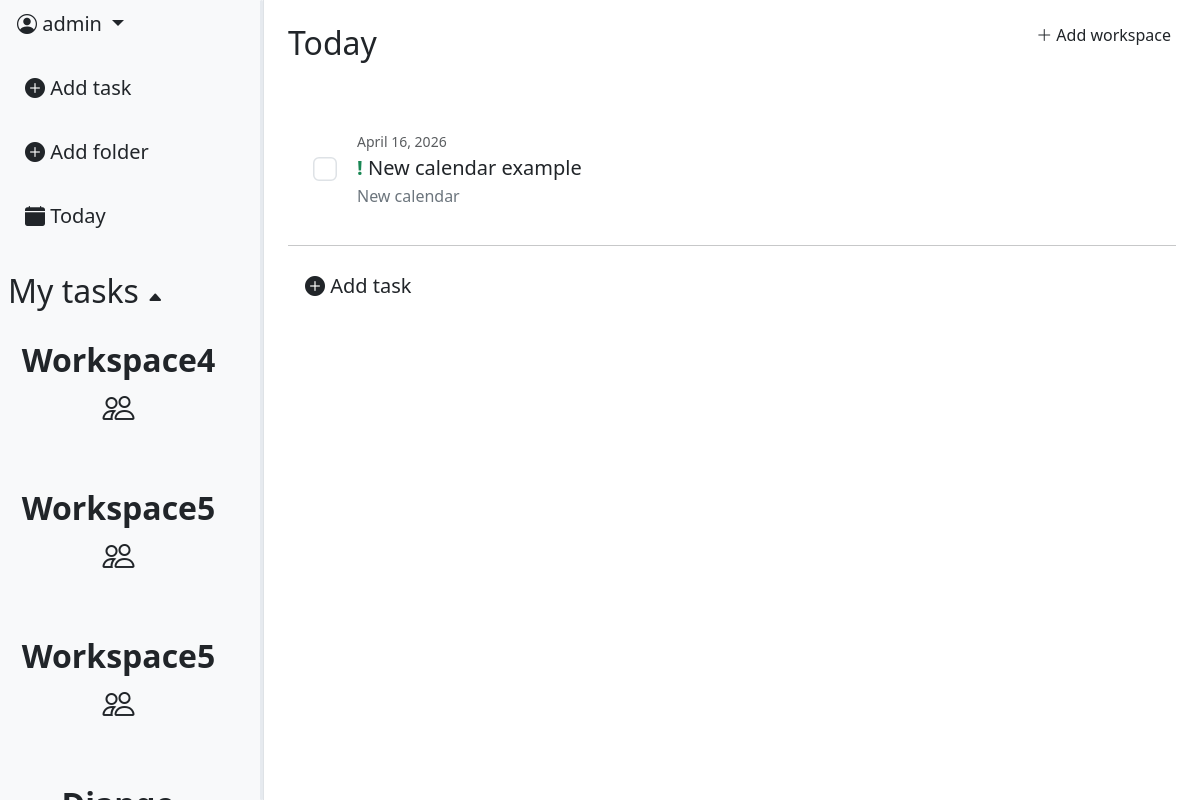
The app's page / (signed in), older data.
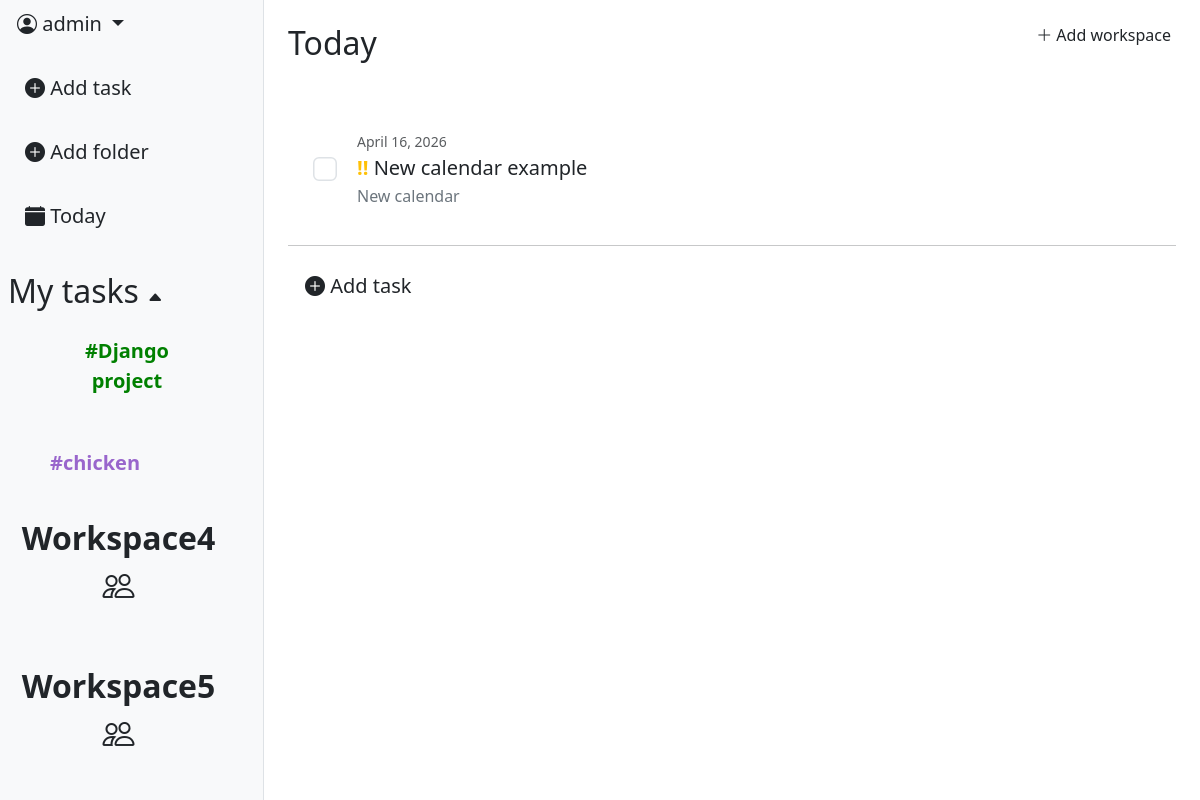
The same page, newer data.
### task_app/models.py (models this page shows, shortened)
class Workspace(models.Model):
    INVITE_PERMISSION = [
        ("admin", "Admin"),
        ("member", "Member"),
                ]
    WORKSPACE_SPACE = [
        ("one", "Just me"),
        ("two-five", "2-5"),
        ("six-fifteen", "6-15"),
    ]
    name = models.CharField(max_length=64)
    invite_role = models.CharField(max_length=16, choices=INVITE_PERMISSION, default='member')
    workspace_space = models.CharField(max_length=16, choices=WORKSPACE_SPACE, default='one')
    icon = models.ImageField(null=True, blank=True)
    created_at = models.DateTimeField(auto_now_add=True)
    owner = models.ForeignKey(User, on_delete=models.CASCADE, related_name='workspace_creator')

class Task(models.Model):
    STATUS_CHOICES = [
        ("todo", "To Do"),
        ("in_progress", "In progress"),
        ("done", "Done"),
                ]
    PRIORITY_CHOICES = [
        ("low", "🟩Low"),
        ("medium", "🟨Medium"),
        ("high", "🟥High"),
                ]
    title = models.CharField(max_length=256)
    description = models.CharField(max_length=512)
    status = models.CharField(max_length=20, choices=STATUS_CHOICES, default="todo")
    priority = models.CharField(max_length=20, choices=PRIORITY_CHOICES, default="low")
    due_date = models.DateField(null=True, blank=True)
    creator = models.ForeignKey(User, on_delete=models.CASCADE, related_name="trasks")
    created_at = models.DateTimeField(auto_now_add=True)
    folder = models.ForeignKey(
                Folder,
                on_delete=models.CASCADE,
                related_name="tasks",
                null=True,
                blank=True,
                default=None)
    workspace = models.ForeignKey(Workspace, on_delete=models.CASCADE, null=True, blank=True, default=None)

class Folder(models.Model):
    COLOR_VARIATION = [
        ("#77acc7", "🔵Air blue"),
        ("#9966cc", "🟣Amethust"),
        ("#008000", "🟢Apple Green"),
        ("#ff033e", "🔴Red rose"),
        ("#ffe135", "🟡Banana yellow"),
        ("#ff6500", "🟠Sunset"),
        ("#000000", "⚫Black"),
    ]
    color = models.CharField(max_length=30, choices=COLOR_VARIATION, default="#77acc7")
    name = models.CharField(max_length=16)
    box = models.ForeignKey(Box, null=True, blank=True, on_delete=models.CASCADE, default=None, related_name='folders')
    created_at = models.DateTimeField(auto_now_add=True)
    creator = models.ForeignKey(User, on_delete=models.CASCADE)
    workspace = models.ForeignKey(Workspace, on_delete=models.CASCADE, null=True, blank=True, default=None)

### task_app/views.py (the view)
# urls.py: path('', views.TaskListView.as_view(), name="task_list"),
class TaskListView(LoginRequiredMixin, ListView):
    model = models.Task
    context_object_name = "tasks"
    template_name = "tasks/task_list.html"
    def get_queryset(self):
        queryset = models.Task.objects.filter(creator=self.request.user).prefetch_related('comments')
        folder_id = self.kwargs.get('folder_id')
        if folder_id:
            queryset = queryset.filter(folder_id=folder_id)
        else:
            queryset = queryset.filter(folder__isnull=True)
        status = self.request.GET.get('status')
        if status:
            queryset = queryset.filter(status__iexact=status)
        else:
           queryset = queryset.exclude(status__iexact="done")
        return queryset.order_by("due_date")
    def get_context_data(self, **kwargs):
        context = super().get_context_data(**kwargs)
        context["folders"] = Folder.objects.filter(creator=self.request.user)
        folder_id = self.kwargs.get('folder_id')
        if folder_id:
            context['current_folder'] = get_object_or_404(Folder, id=folder_id, creator=self.request.user)
        else:
            context['current_folder'] = None
        context["form"] = TaskFilterForm(self.request.GET)
        context["task_form"] = TaskForm()
        context["folder_form"] = FolderForm()
        context["comment_form"] = CommentForm()
        context["comments"] = models.Comment.objects.filter(
            task__creator=self.request.user).select_related('creator', 'task')
        context['workspaces'] = models.Workspace.objects.filter(
            members__member=self.request.user
        )
        context['workspace_form'] = WorkspaceForm()
        return context

### task_app/forms.py
class TaskFilterForm(forms.Form):
    PRIORITY_CHOICES = [
        ("low", "Low"),
        ("medium", "Medium"),
        ("high", "High"),
                ]
    priority = forms.ChoiceField(choices=PRIORITY_CHOICES, required=False, label="Priority")
    def __init__(self, *args, **kwargs):
        super(TaskFilterForm, self).__init__(*args, **kwargs)
        self.fields['priority'].widget.attrs.update({"class": "form-select"})

### templates/tasks/task_list.html (shortened to what this page needs)
{% extends 'base.html' %}
{% load static %}
{% load custom_tags %}
{% block content %}
<div class="d-flex">
    {% include 'includes/leftbar.html' %}
    <div class="p-4" style="flex: 1 1 0; min-width: 0; position: relative;">
        <div style="position: absolute; top: 16px; right: 16px;">
            <a class="btn" data-bs-toggle="modal" data-bs-target="#WorkspaceModal">
                <i class="bi bi-plus-lg"></i> Add workspace
            </a>
        </div>
        {% if current_folder %}
            <h2>/{{ current_folder.name }}</h2>
        {% else %}
            <h2>Today</h2>
        {% endif %}
        <br>
        <ul class="list-group list-group-flush" data-simplebar style="max-height: 700px; overflow-x: hidden;">
            {% for task in tasks %}
                {% include 'includes/rightbar_task_scroll.html' with task=task %}
            {% empty %}
                <li class="list-group-item text-center py-4 text-muted">
                    <i class="bi bi-clipboard-x" style="font-size: 2rem;"></i>
                    <p class="mb-0">Tasks not found</p>
                </li>
            {% endfor %}
        </ul>
        <div class="list-group-item border-0 pt-3">
            <a class="btn btn-lg" data-bs-toggle="modal" data-bs-target="#TaskModal">
                <i class="bi bi-plus-circle-fill"></i> Add task
            </a>
        </div>
    </div>
</div>
{% endblock %}

### templates/includes/leftbar.html (shortened to what this page needs)
<div id="leftbar" class="bg-light border-end d-flex flex-column" style="width: 22%; height: 100vh; position: relative; overflow: hidden;">
    <div class="flex-shrink-0">
        <div class="dropdown-center mb-3">
            <button class="btn btn-lg dropdown-toggle" type="button" data-bs-toggle="dropdown" aria-expanded="false">
                <i class="bi bi-person-circle"></i>  {{ user.username }}
            </button>
        </div>
        <div class="d-flex flex-column align-items-start gap-3 ps-2">
            <a class="btn btn-lg" data-bs-toggle="modal" data-bs-target="#TaskModal">
                <i class="bi bi-plus-circle-fill"></i> Add task
            </a>
            <a class="btn btn-lg" data-bs-toggle="modal" data-bs-target="#FolderModal">
                <i class="bi bi-plus-circle-fill"></i> Add folder
            </a>
            <a class="btn btn-lg" href="{% url 'tasks:task_list' %}">
                <i class="bi bi-calendar-fill"></i> Today
            </a>
        </div>
    </div>
    <br>
    <div class="ps-2 mt-2">
        <h2 id="folders-toggle" style="cursor: pointer; user-select: none;">
            My tasks <span id="folders-arrow" class="bi bi-caret-up-fill" style="font-size: 16px;"></span>
        </h2>
    </div>
    <div id="folder_list" style="max-height: 300px; overflow-y: auto; overflow-x: hidden; margin-right: 10px;">
        <div class="d-flex flex-column align-items-start gap-3 ps-4">
            {% for folder in folders %}
                <div class="folder-row d-flex align-items-center justify-content-between p-2 rounded">
                    <a
                    href="{% url 'tasks:folder-tasks' folder.pk %}"
                    class="btn btn-lg"
                    style="color: {{ folder.color }}; font-weight: bold;"
                    >
                    #{{ folder.name }} </a>
                </div>
            {% endfor %}
        </div>
    </div>
    <div id="workspace_list" style="flex: 1 1 0; min-height: 0; overflow-y: auto; overflow-x: hidden; margin-right: 10px;">
        <div class="d-flex flex-column align-items-start gap-3 ps-0">
            {% for workspace in workspaces %}
                <div class="folder-row d-flex align-items-center justify-content-between p-2 rounded">
                    <a
                    href="{% url 'workspace:workspace_detail' workspace.pk %}"
                    class="btn btn-lg ps-0"
                    style="font-size: 32px; font-weight: 600;"
                    >
                    {{ workspace.name }}  <i class="bi bi-people"></i>
                    </a>
                </div>
            {% endfor %}
        </div>
    </div>
    <div id="leftbar-resizer"
        style="position: absolute;
            top: 0;right: 0; width: 3.5px; height: 100%;cursor: col-resize;
            z-index: 100;">
    </div>
</div>

### templates/includes/rightbar_task_scroll.html (shortened to what this page needs)
<div class="task-scroling">
    <li class="list-group-item  border-0 p-1 bg-transparent" style="min-height: 80px;">
        <div class="task-area d-flex align-items-center p-3">
            <div class="form-check ms-2" style="z-index: 10;">
                <input  class="form-check-input task-complete-input"
                        type="checkbox"
                        name="checkboxDefault"
                        id="checkboxTask{{ task.pk }}"
                        data-url="{% url 'tasks:task-complete' task.pk %}"
                        style="transform: scale(1.5); cursor: pointer;">
            </div>
            <div class="flex-grow-1 p-3">
                <p class="task-date text-muted mb-1 small">{{ task.due_date }}</p>
                <h5 class="mb-1">
                    {% if task.priority == 'high' %}
                        <span class="text-danger fw-bold fs-5">!!!</span>
                    {% elif task.priority == 'medium' %}
                        <span class="text-warning fw-bold fs-5">!!</span>
                    {% else %}
                        <span class="text-success fw-bold fs-5">!</span>
                    {% endif %}
                    {{ task.title }}
                </h5>
                <p class="text-secondary mb-0 text-truncate" style="max-width: 1050px;">{{ task.description }}</p>
            </div>
        </div>
    </li>
</div>
<hr class="m-0">

Row changes from the older to the newer data that the page shows:
no longer on this page (row unchanged): Workspace: name "Workspace5"
added Folder: name "Django project"
added Folder: name "chicken"
changed Task "New calendar example": priority "!" → "!!"
